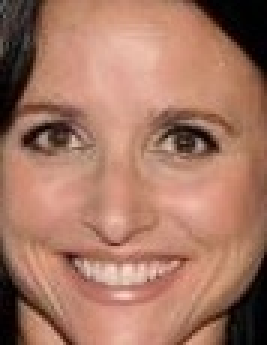
#> input picture Taller_1/Punto_2/Training/female/132754.jpg.jpg, 89 x 115 px, given as the content of the folder inear_Algebra_In_Data_Science/Taller_1/Punto_1/Training/male, which was not available (shown 3 times larger)
$ jupyter execute KNN_gender.ipynb
#> lines starting #> are read from the running program, lines starting #| are printed output that depends on the picture; pictures that were not available may be replaced by others from this repository, and a replacement may not be noted
[cell 1]
import cv2
from sklearn.model_selection import train_test_split
import pandas as pd
import os
import matplotlib.pyplot as plt
import numpy as np
from sklearn import preprocessing
from sklearn.model_selection import train_test_split

[cell 2]
def show_images(train_images, class_names, train_labels, nb_samples = 12, nb_row = 4):
    plt.figure(figsize=(12, 12))
    for i in range(nb_samples):
        plt.subplot(nb_row, nb_row, i + 1)
        plt.xticks([])
        plt.yticks([])
        plt.grid(False)
        plt.imshow(train_images[i], cmap=plt.cm.binary)
        plt.xlabel("Male" if train_labels[i] == 0 else "Female")
    plt.show()

[cell 3]
def read_and_add_to_dataset(folder, label, dataset, labels):
#> called with label = 0
    target_width = 60  # Adjust these values as needed
    target_height = 60

    for filename, i in zip(os.listdir(folder),range(5000)):
        if filename.endswith(('.jpg', '.jpeg', '.png')):  # You can specify the image file extensions you have
            img_path = os.path.join(folder, filename)
            img = cv2.imread(img_path, cv2.IMREAD_GRAYSCALE)  # Load the image in grayscale
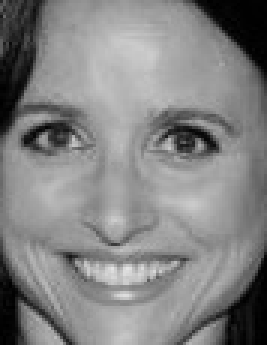
#> img: shape (115, 89) (shown 3 times larger); min 0, max 228, mean 131

            if img is not None:
                img = cv2.resize(img, (target_width, target_height))
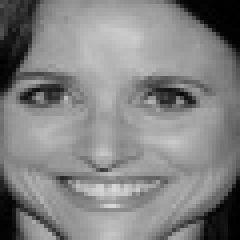
#> img: shape (60, 60) (shown 4 times larger); min 0, max 217, mean 130.8
                dataset.append(img.reshape(target_height*target_width))
                labels.append(label)
#> pass 2 of the loop in read_and_add_to_dataset, `for filename, i in zip(os.listdir(folder),range(5000)):`:
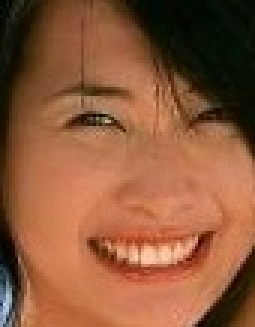
#> input picture Taller_1/Punto_2/Training/female/135357.jpg.jpg, 85 x 109 px, found by its file name (shown 3 times larger)
#> in read_and_add_to_dataset (call 2), `img = cv2.imread(img_path, cv2.IMREAD_GRAYSCALE)`:
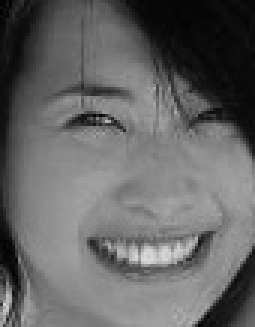
#> img: shape (109, 85) (shown 3 times larger); min 0, max 218, mean 101
#> in read_and_add_to_dataset (call 2), `img = cv2.resize(img, (target_width, target_height))`:
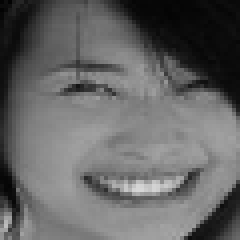
#> img: shape (60, 60) (shown 4 times larger); min 3, max 214, mean 100.9
#> pass 3 of the loop in read_and_add_to_dataset, `for filename, i in zip(os.listdir(folder),range(5000)):`:
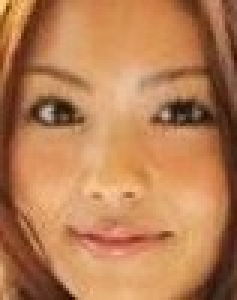
#> input picture Taller_1/Punto_2/Training/female/139909.jpg.jpg, 79 x 100 px, found by its file name (shown 3 times larger)
#> in read_and_add_to_dataset (call 2), `img = cv2.imread(img_path, cv2.IMREAD_GRAYSCALE)`:
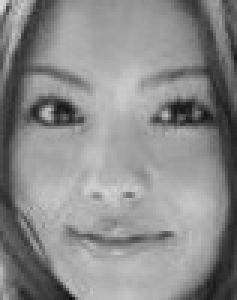
#> img: shape (100, 79) (shown 3 times larger); min 10, max 218, mean 138.7
#> in read_and_add_to_dataset (call 2), `img = cv2.resize(img, (target_width, target_height))`:
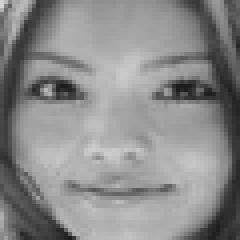
#> img: shape (60, 60) (shown 4 times larger); min 28, max 213, mean 138.6
#> the loop made 4 passes; the first 3 are shown
#> pass 2 of the loop in read_and_add_to_dataset, `for filename, i in zip(os.listdir(folder),range(5000)):`:
#> pass 3 of the loop in read_and_add_to_dataset, `for filename, i in zip(os.listdir(folder),range(5000)):`:
#> the loop made 4 passes; the first 3 are shown

male_folder_train = '/home/coberndorm/Documents/Semestre_IX/Linear_Algebra_In_Data_Science/Taller_1/Punto_1/Training/male'
female_folder_train = '/home/coberndorm/Documents/Semestre_IX/Linear_Algebra_In_Data_Science/Taller_1/Punto_1/Training/female'

dataset_train = []
labels_train = []

# Read male images and add them to the dataset with label 0
read_and_add_to_dataset(male_folder_train, 0, dataset_train, labels_train)

# Read female images and add them to the dataset with label 1
read_and_add_to_dataset(female_folder_train, 1, dataset_train, labels_train)


male_folder_valid = '/home/coberndorm/Documents/Semestre_IX/Linear_Algebra_In_Data_Science/Taller_1/Punto_1/Validation/male'
female_folder_valid = '/home/coberndorm/Documents/Semestre_IX/Linear_Algebra_In_Data_Science/Taller_1/Punto_1/Validation/female'

dataset_valid = []
labels_valid = []

# Read male images and add them to the dataset with label 0
read_and_add_to_dataset(male_folder_valid, 0, dataset_valid, labels_valid)

# Read female images and add them to the dataset with label 1
read_and_add_to_dataset(female_folder_valid, 1, dataset_valid, labels_valid)

[cell 4]
dataset_train = np.array(dataset_train); labels_train=np.array(labels_train)
dataset_valid = np.array(dataset_valid); labels_valid=np.array(labels_valid)

[cell 5]
data = np.hstack((dataset_train, labels_train.reshape(-1,1)))
dataset_train = np.random.permutation(data)

dataset_valid = np.hstack((dataset_valid, labels_valid.reshape(-1,1)))

[cell 6]
dataset_train[0]

[cell 7]
# Normalization
labels_train, dataset_train = dataset_train[:,-1], dataset_train[:,:-1]/255
labels_valid, dataset_valid = dataset_valid[:,-1], dataset_valid[:,:-1]/255

[cell 8]
img = np.array([x.reshape(60,60) for x in dataset_train[0:100,:]])
show_images(img, None, labels_train[0:100], nb_samples=4, nb_row=2)
#> in show_images, `plt.show()`:
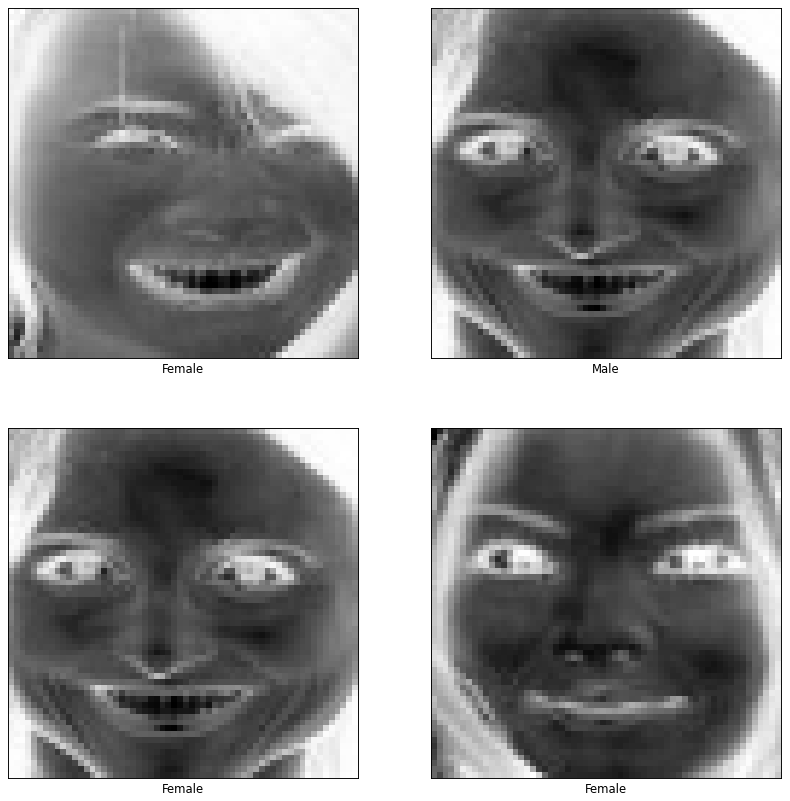
#> figure drawn by matplotlib, 4 panels
